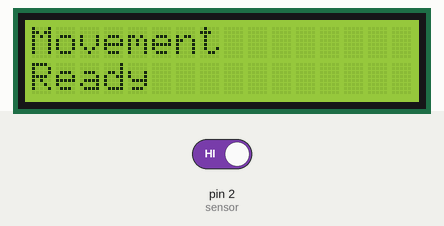
This sketch was run on a simulated Arduino Uno, built with avr-gcc and run on an emulated ATmega328P. Parts: 16×2 character LCD. Inputs (shaded band) come from the test bench; at power-on: pin 2 (sensor) HIGH. What the sketch prints to the serial monitor is not drawn. At 1.4 s the program stops and its outputs stay as they are.

Above: at 1.2 s.
1.3 s: pin 2 (sensor) driven LOW
At 2.5 s:
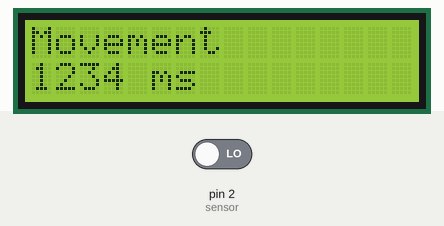
Timing chart, 0 to 2.9 s (numbered marks = the images above; inputs shaded):
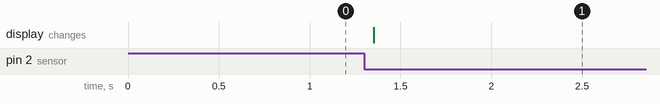

The sketch:

speed_detection.ino
```cpp
#include <Wire.h>
#include <LiquidCrystal_I2C.h>
LiquidCrystal_I2C lcd(0x27, 16, 2);
const int sensor = 2;
unsigned long start_time;
unsigned long speed_time;
unsigned long output_time;
float speed_time_sec;
int count = 0;

void setup() {
  Serial.begin(9600);
  lcd.begin();
  lcd.backlight();
  pinMode(sensor, INPUT_PULLUP);
  lcd.setCursor(0,0);
  lcd.print("Movement");
  lcd.setCursor(0,1);
  lcd.print("Ready");
}

void loop() {
  int output_sensor = digitalRead(sensor);
  if(output_sensor == 1){
    start_time = millis();
    while(output_sensor == 1){
      output_sensor = digitalRead(sensor);
      count = 1;
    }
    if(count == 1){
      lcd.clear();
      lcd.setCursor(0,0);
      lcd.print("Movement");
      speed_time = millis() - start_time;
      speed_time_sec = speed_time/1000;
      lcd.setCursor(0,1);
      lcd.print(speed_time);
      lcd.print(" ms");
      Serial.print("Waktu kecepatan gerak: ");
      Serial.print(speed_time);
      Serial.println(" ms");
      stop();
    }
  }
  count = 0;
  delay(100);
}

void stop() {
  while(true){

  }
}
```

Measured:
- after the input at 1.3 s, the display: changes after 0.05 s (image 1)
